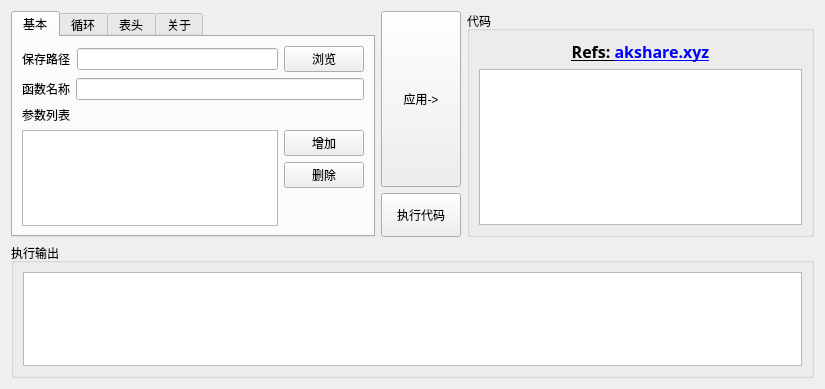
<?xml version="1.0" encoding="UTF-8"?>
<ui version="4.0">
 <class>Widget</class>
 <widget class="QWidget" name="Widget">
  <property name="geometry">
   <rect>
    <x>0</x>
    <y>0</y>
    <width>825</width>
    <height>389</height>
   </rect>
  </property>
  <property name="windowTitle">
   <string>AkshareGUI</string>
  </property>
  <layout class="QVBoxLayout" name="verticalLayout_9">
   <item>
    <layout class="QHBoxLayout" name="horizontalLayout">
     <item>
      <widget class="QTabWidget" name="tabWidget">
       <property name="currentIndex">
        <number>0</number>
       </property>
       <widget class="QWidget" name="tab">
        <attribute name="title">
         <string>基本</string>
        </attribute>
        <layout class="QVBoxLayout" name="verticalLayout_3">
         <item>
          <layout class="QHBoxLayout" name="horizontalLayout_5">
           <item>
            <widget class="QLabel" name="label">
             <property name="text">
              <string>保存路径</string>
             </property>
            </widget>
           </item>
           <item>
            <widget class="QLineEdit" name="savePathEdit"/>
           </item>
           <item>
            <widget class="QPushButton" name="savePathBtn">
             <property name="text">
              <string>浏览</string>
             </property>
            </widget>
           </item>
          </layout>
         </item>
         <item>
          <layout class="QHBoxLayout" name="horizontalLayout_3">
           <item>
            <widget class="QLabel" name="label_3">
             <property name="text">
              <string>函数名称</string>
             </property>
            </widget>
           </item>
           <item>
            <widget class="QLineEdit" name="funcEdit"/>
           </item>
          </layout>
         </item>
         <item>
          <layout class="QVBoxLayout" name="verticalLayout_2">
           <item>
            <widget class="QLabel" name="label_4">
             <property name="text">
              <string>参数列表</string>
             </property>
            </widget>
           </item>
           <item>
            <layout class="QHBoxLayout" name="horizontalLayout_8">
             <item>
              <widget class="QTableView" name="paraTable"/>
             </item>
             <item>
              <layout class="QVBoxLayout" name="verticalLayout_7">
               <item>
                <widget class="QPushButton" name="addParaBtn">
                 <property name="text">
                  <string>增加</string>
                 </property>
                </widget>
               </item>
               <item>
                <widget class="QPushButton" name="deleteParaBtn">
                 <property name="text">
                  <string>删除</string>
                 </property>
                </widget>
               </item>
               <item>
                <spacer name="verticalSpacer_4">
                 <property name="orientation">
                  <enum>Qt::Vertical</enum>
                 </property>
                 <property name="sizeHint" stdset="0">
                  <size>
                   <width>20</width>
                   <height>40</height>
                  </size>
                 </property>
                </spacer>
               </item>
              </layout>
             </item>
            </layout>
           </item>
          </layout>
         </item>
        </layout>
       </widget>
       <widget class="QWidget" name="tab_2">
        <attribute name="title">
         <string>循环</string>
        </attribute>
        <layout class="QHBoxLayout" name="horizontalLayout_6">
         <item>
          <widget class="QTableView" name="loopTable"/>
         </item>
         <item>
          <layout class="QVBoxLayout" name="verticalLayout_4">
           <item>
            <widget class="QPushButton" name="addLoopBtn">
             <property name="text">
              <string>增加</string>
             </property>
            </widget>
           </item>
           <item>
            <widget class="QPushButton" name="deleteLoopBtn">
             <property name="text">
              <string>删除</string>
             </property>
            </widget>
           </item>
           <item>
            <spacer name="verticalSpacer_2">
             <property name="orientation">
              <enum>Qt::Vertical</enum>
             </property>
             <property name="sizeHint" stdset="0">
              <size>
               <width>20</width>
               <height>40</height>
              </size>
             </property>
            </spacer>
           </item>
          </layout>
         </item>
        </layout>
       </widget>
       <widget class="QWidget" name="tab_3">
        <attribute name="title">
         <string>表头</string>
        </attribute>
        <layout class="QHBoxLayout" name="horizontalLayout_7">
         <item>
          <widget class="QTableView" name="colTable"/>
         </item>
         <item>
          <layout class="QVBoxLayout" name="verticalLayout_5">
           <item>
            <widget class="QPushButton" name="addColBtn">
             <property name="text">
              <string>增加</string>
             </property>
            </widget>
           </item>
           <item>
            <widget class="QPushButton" name="deleteColBtn">
             <property name="text">
              <string>删除</string>
             </property>
            </widget>
           </item>
           <item>
            <spacer name="verticalSpacer_3">
             <property name="orientation">
              <enum>Qt::Vertical</enum>
             </property>
             <property name="sizeHint" stdset="0">
              <size>
               <width>20</width>
               <height>40</height>
              </size>
             </property>
            </spacer>
           </item>
          </layout>
         </item>
        </layout>
       </widget>
       <widget class="QWidget" name="tab_4">
        <attribute name="title">
         <string>关于</string>
        </attribute>
        <layout class="QHBoxLayout" name="horizontalLayout_4">
         <item>
          <layout class="QVBoxLayout" name="verticalLayout_8">
           <item>
            <spacer name="verticalSpacer_5">
             <property name="orientation">
              <enum>Qt::Vertical</enum>
             </property>
             <property name="sizeHint" stdset="0">
              <size>
               <width>20</width>
               <height>40</height>
              </size>
             </property>
            </spacer>
           </item>
           <item>
            <layout class="QHBoxLayout" name="horizontalLayout_2">
             <item>
              <spacer name="horizontalSpacer">
               <property name="orientation">
                <enum>Qt::Horizontal</enum>
               </property>
               <property name="sizeHint" stdset="0">
                <size>
                 <width>40</width>
                 <height>20</height>
                </size>
               </property>
              </spacer>
             </item>
             <item>
              <layout class="QGridLayout" name="gridLayout">
               <item row="0" column="1">
                <widget class="QLabel" name="label_5">
                 <property name="font">
                  <font>
                   <family>丁卯点阵体 7px</family>
                   <pointsize>16</pointsize>
                  </font>
                 </property>
                 <property name="text">
                  <string>HEU·HHz</string>
                 </property>
                 <property name="alignment">
                  <set>Qt::AlignLeading|Qt::AlignLeft|Qt::AlignVCenter</set>
                 </property>
                </widget>
               </item>
               <item row="1" column="1">
                <widget class="QLabel" name="label_8">
                 <property name="font">
                  <font>
                   <family>丁卯点阵体 7px</family>
                   <pointsize>16</pointsize>
                  </font>
                 </property>
                 <property name="text">
                  <string>&lt;html&gt;&lt;head/&gt;&lt;body&gt;&lt;p&gt;&lt;a href=&quot;https://huanghaozi.cn&quot;&gt;&lt;span style=&quot; text-decoration: underline; color:#0000ff;&quot;&gt;HuangHaoZi.cn&lt;/span&gt;&lt;/a&gt;&lt;/p&gt;&lt;/body&gt;&lt;/html&gt;</string>
                 </property>
                 <property name="alignment">
                  <set>Qt::AlignLeading|Qt::AlignLeft|Qt::AlignVCenter</set>
                 </property>
                </widget>
               </item>
               <item row="1" column="0">
                <widget class="QLabel" name="label_7">
                 <property name="font">
                  <font>
                   <family>丁卯点阵体 7px</family>
                   <pointsize>16</pointsize>
                  </font>
                 </property>
                 <property name="text">
                  <string>Site</string>
                 </property>
                 <property name="alignment">
                  <set>Qt::AlignRight|Qt::AlignTrailing|Qt::AlignVCenter</set>
                 </property>
                </widget>
               </item>
               <item row="0" column="0">
                <widget class="QLabel" name="label_6">
                 <property name="font">
                  <font>
                   <family>丁卯点阵体 7px</family>
                   <pointsize>16</pointsize>
                  </font>
                 </property>
                 <property name="text">
                  <string>By</string>
                 </property>
                 <property name="alignment">
                  <set>Qt::AlignRight|Qt::AlignTrailing|Qt::AlignVCenter</set>
                 </property>
                </widget>
               </item>
               <item row="3" column="1">
                <widget class="QLabel" name="label_10">
                 <property name="font">
                  <font>
                   <family>丁卯点阵体 7px</family>
                   <pointsize>16</pointsize>
                  </font>
                 </property>
                 <property name="text">
                  <string>1158332489</string>
                 </property>
                 <property name="alignment">
                  <set>Qt::AlignLeading|Qt::AlignLeft|Qt::AlignVCenter</set>
                 </property>
                </widget>
               </item>
               <item row="2" column="0">
                <widget class="QLabel" name="label_9">
                 <property name="font">
                  <font>
                   <family>丁卯点阵体 7px</family>
                   <pointsize>16</pointsize>
                  </font>
                 </property>
                 <property name="text">
                  <string>Wechat</string>
                 </property>
                 <property name="alignment">
                  <set>Qt::AlignRight|Qt::AlignTrailing|Qt::AlignVCenter</set>
                 </property>
                </widget>
               </item>
               <item row="2" column="1">
                <widget class="QLabel" name="label_11">
                 <property name="font">
                  <font>
                   <family>丁卯点阵体 7px</family>
                   <pointsize>16</pointsize>
                  </font>
                 </property>
                 <property name="text">
                  <string>hhz1158332489</string>
                 </property>
                 <property name="alignment">
                  <set>Qt::AlignLeading|Qt::AlignLeft|Qt::AlignVCenter</set>
                 </property>
                </widget>
               </item>
               <item row="3" column="0">
                <widget class="QLabel" name="label_12">
                 <property name="font">
                  <font>
                   <family>丁卯点阵体 7px</family>
                   <pointsize>16</pointsize>
                  </font>
                 </property>
                 <property name="text">
                  <string>QQ</string>
                 </property>
                 <property name="alignment">
                  <set>Qt::AlignRight|Qt::AlignTrailing|Qt::AlignVCenter</set>
                 </property>
                </widget>
               </item>
               <item row="4" column="0">
                <widget class="QLabel" name="label_13">
                 <property name="font">
                  <font>
                   <family>丁卯点阵体 7px</family>
                   <pointsize>16</pointsize>
                  </font>
                 </property>
                 <property name="text">
                  <string>Phone</string>
                 </property>
                 <property name="alignment">
                  <set>Qt::AlignRight|Qt::AlignTrailing|Qt::AlignVCenter</set>
                 </property>
                </widget>
               </item>
               <item row="4" column="1">
                <widget class="QLabel" name="label_14">
                 <property name="font">
                  <font>
                   <family>丁卯点阵体 7px</family>
                   <pointsize>16</pointsize>
                  </font>
                 </property>
                 <property name="text">
                  <string>13258670370</string>
                 </property>
                 <property name="alignment">
                  <set>Qt::AlignLeading|Qt::AlignLeft|Qt::AlignVCenter</set>
                 </property>
                </widget>
               </item>
              </layout>
             </item>
             <item>
              <spacer name="horizontalSpacer_2">
               <property name="orientation">
                <enum>Qt::Horizontal</enum>
               </property>
               <property name="sizeHint" stdset="0">
                <size>
                 <width>40</width>
                 <height>20</height>
                </size>
               </property>
              </spacer>
             </item>
            </layout>
           </item>
           <item>
            <spacer name="verticalSpacer">
             <property name="orientation">
              <enum>Qt::Vertical</enum>
             </property>
             <property name="sizeHint" stdset="0">
              <size>
               <width>20</width>
               <height>40</height>
              </size>
             </property>
            </spacer>
           </item>
          </layout>
         </item>
        </layout>
       </widget>
      </widget>
     </item>
     <item>
      <layout class="QVBoxLayout" name="verticalLayout" stretch="4,1">
       <item>
        <widget class="QPushButton" name="applyBtn">
         <property name="sizePolicy">
          <sizepolicy hsizetype="Minimum" vsizetype="Minimum">
           <horstretch>0</horstretch>
           <verstretch>0</verstretch>
          </sizepolicy>
         </property>
         <property name="text">
          <string>应用-&gt;</string>
         </property>
        </widget>
       </item>
       <item>
        <widget class="QPushButton" name="exeBtn">
         <property name="sizePolicy">
          <sizepolicy hsizetype="Minimum" vsizetype="Minimum">
           <horstretch>0</horstretch>
           <verstretch>0</verstretch>
          </sizepolicy>
         </property>
         <property name="text">
          <string>执行代码</string>
         </property>
        </widget>
       </item>
      </layout>
     </item>
     <item>
      <widget class="QGroupBox" name="groupBox">
       <property name="title">
        <string>代码</string>
       </property>
       <layout class="QVBoxLayout" name="verticalLayout_6">
        <item>
         <widget class="QLabel" name="label_2">
          <property name="sizePolicy">
           <sizepolicy hsizetype="Preferred" vsizetype="Fixed">
            <horstretch>0</horstretch>
            <verstretch>0</verstretch>
           </sizepolicy>
          </property>
          <property name="font">
           <font>
            <family>04b08</family>
            <pointsize>12</pointsize>
            <weight>75</weight>
            <bold>true</bold>
           </font>
          </property>
          <property name="layoutDirection">
           <enum>Qt::LeftToRight</enum>
          </property>
          <property name="text">
           <string>&lt;html&gt;&lt;head/&gt;&lt;body&gt;&lt;p&gt;&lt;a href=&quot;https://akshare.xyz&quot;&gt;&lt;span style=&quot; color:#000000;&quot;&gt;Refs: &lt;/span&gt;&lt;/a&gt;&lt;a href=&quot;https://akshare.xyz&quot;&gt;&lt;span style=&quot; text-decoration: underline; color:#0000ff;&quot;&gt;akshare.xyz&lt;/span&gt;&lt;/a&gt;&lt;/p&gt;&lt;/body&gt;&lt;/html&gt;</string>
          </property>
          <property name="alignment">
           <set>Qt::AlignCenter</set>
          </property>
          <property name="openExternalLinks">
           <bool>true</bool>
          </property>
         </widget>
        </item>
        <item>
         <widget class="QTextEdit" name="codeEdit"/>
        </item>
       </layout>
      </widget>
     </item>
    </layout>
   </item>
   <item>
    <widget class="QGroupBox" name="groupBox_2">
     <property name="title">
      <string>执行输出</string>
     </property>
     <layout class="QHBoxLayout" name="horizontalLayout_9">
      <item>
       <widget class="QTextEdit" name="outEdit"/>
      </item>
     </layout>
    </widget>
   </item>
  </layout>
 </widget>
 <resources/>
 <connections/>
</ui>
